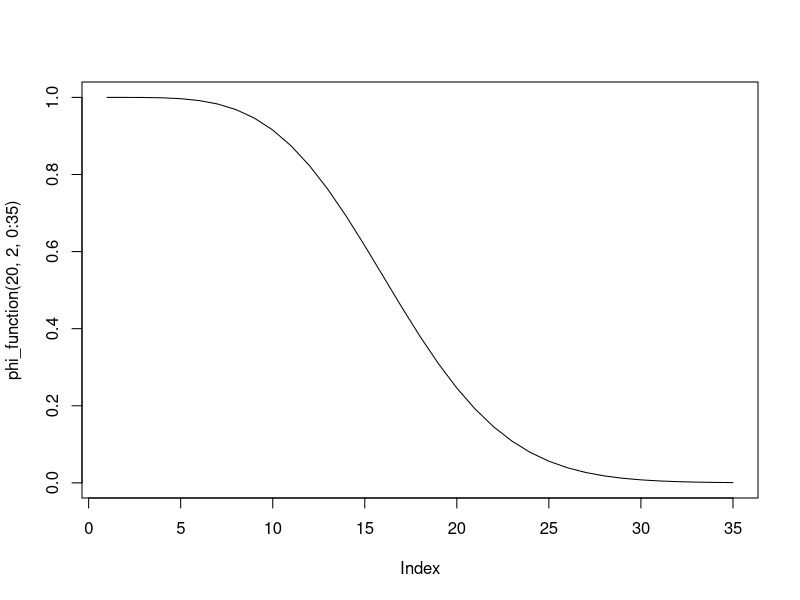
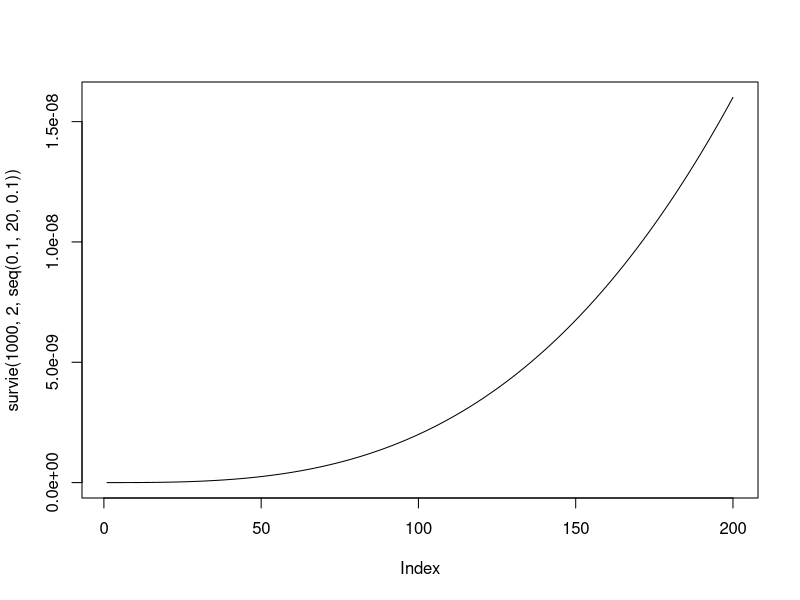
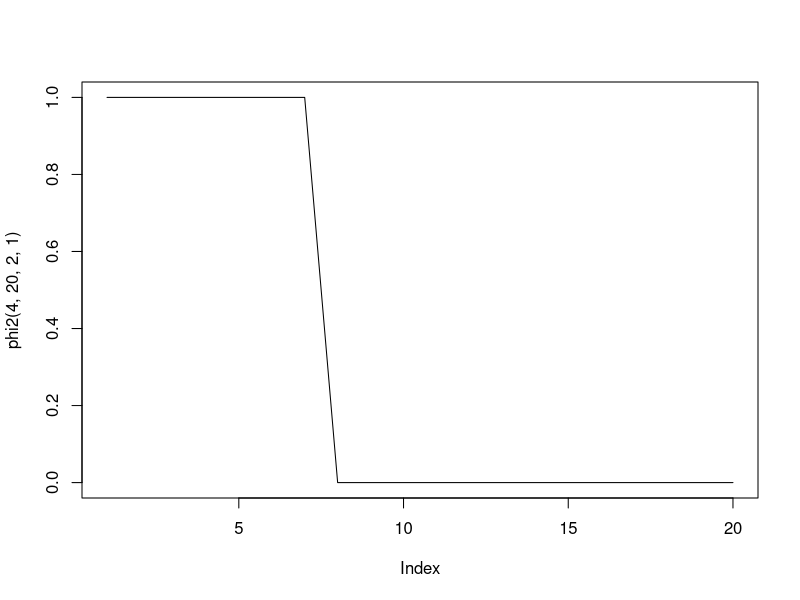

The R script that drew these images, in order: (Note: this script raises an error after producing the figures.)
# TP 1 

## Question 1

phi <- function(x){
  rep <- ((x[3]*(1-(1-x[1])*(1-x[2]))*(1-(1-x[4])*(1-x[5])))+(1-x[3])*(1-(1-x[1]*x[4])*(1-x[2]*x[5])))*(1-(1-x[6]*x[7])*(1-x[8])*(1-x[9]))
  return(rep)
}

# question 2

phi_function <- function(lambda, beta, t){
  R1 <- 1-pweibull(t, shape = beta, scale = lambda)
  R2 <- 1-pweibull(t, shape = beta, scale = lambda)
  R3 <- 1-pweibull(t, shape = beta, scale = lambda)
  R4 <- 1-pweibull(t, shape = beta, scale = lambda)
  R5 <- 1-pweibull(t, shape = beta, scale = lambda)
  R6 <- 1-pweibull(t, shape = beta, scale = lambda)
  R7 <- 1-pweibull(t, shape = beta, scale = lambda)
  R8 <- 1-pweibull(t, shape = beta, scale = lambda)
  R9 <- 1-pweibull(t, shape = beta, scale = lambda)
  rep <- ((R3[t]*(1-(1-R1[t])*(1-R2[t]))*(1-(1-R4[t])*(1-R5[t])))+(1-R3[t])*(1-(1-R1[t]*R4[t])*(1-R2[t]*R5[t])))*(1-(1-R6[t]*R7[t])*(1-R8[t])*(1-R9[t]))
  return(rep)
}




## Question 3

plot(phi_function(20,2, 0:35), type = 'l')

## Question 4

survie <- function(lambda, beta, t){
  R1 <- 1-pweibull(t, shape = beta, scale = lambda)
  R2 <- 1-pweibull(t, shape = beta, scale = lambda)
  R3 <- 1-pweibull(t, shape = beta, scale = lambda)
  R4 <- 1-pweibull(t, shape = beta, scale = lambda)
  R5 <- 1-pweibull(t, shape = beta, scale = lambda)
  R6 <- 1-pweibull(t, shape = beta, scale = lambda)
  R7 <- 1-pweibull(t, shape = beta, scale = lambda)
  R8 <- 1-pweibull(t, shape = beta, scale = lambda)
  R9 <- 1-pweibull(t, shape = beta, scale = lambda)
  rep <- -log(((R3[t]*(1-(1-R1[t])*(1-R2[t]))*(1-(1-R4[t])*(1-R5[t])))+(1-R3[t])*(1-(1-R1[t]*R4[t])*(1-R2[t]*R5[t])))*(1-(1-R6[t]*R7[t])*(1-R8[t])*(1-R9[t]))/t)
  # rep <- -log(rep)/t
  return(rep)
  # rep <- -log(1 - phi_function(lambda, beta, t))/t
}

survie <- function(lambda, beta, t){
  rep=NULL
  for(i in 1:length(t)){
    R1 <- 1-pweibull(t[i], shape = beta, scale = lambda)
    R2 <- 1-pweibull(t[i], shape = beta, scale = lambda)
    R3 <- 1-pweibull(t[i], shape = beta, scale = lambda)
    R4 <- 1-pweibull(t[i], shape = beta, scale = lambda)
    R5 <- 1-pweibull(t[i], shape = beta, scale = lambda)
    R6 <- 1-pweibull(t[i], shape = beta, scale = lambda)
    R7 <- 1-pweibull(t[i], shape = beta, scale = lambda)
    R8 <- 1-pweibull(t[i], shape = beta, scale = lambda)
    R9 <- 1-pweibull(t[i], shape = beta, scale = lambda)
    rep[i] <- -log(((R3*(1-(1-R1)*(1-R2))*(1-(1-R4)*(1-R5)))+(1-R3)*(1-(1-R1*R4)*(1-R2*R5)))*(1-(1-R6*R7)*(1-R8)*(1-R9)))/t[i]
  }
  return(rep)
}


survie(100, 2, seq(0.1, 20, 0.1))
plot(survie(1000, 2, seq(0.1, 20, 0.1)), type = 'l')

# Question 5 
# simulation d'une loi de weibull avec la méthode des quantile. 


# Question 5 

inverse_pweibull <- function(lambda, beta, u){
  rep <- lambda*(-(log(1-u)^(1/beta)))
  return(rep)
}

phi2 <- function(a, n, lambda, beta){
  t <- seq(0, a,length.out =n)
  y <- rep(0,n)
  u <- runif(9,0,1)
  x <- matrix(0, nrow = n, ncol = 9)
  
  for(i in 1:n){
    for(j in 1:9){
      if(t[i] < (lambda*(-log(u[j]))^(1/beta))){
        x[i,j] <- 1
      }
    }
    y[i] <- phi(x[i,])
  }
  return(y)
}
phi2(4,20,2,1)
plot(phi2(4,20,2,1),type="l")

# question 6 

phi23 <- function(a, n, lambda, beta){
  t <- seq(0, a,length.out =n)
  y <- rep(0,n)
  u <- runif(9,0,1)
  x <- matrix(0, nrow = n, ncol = 9)
  for(i in 1:n){
    for(j in 1:9){
      if(t[i] < (lambda*(-log(u[j]))^(1/beta))){
        x[i,j] <- 1
      }
      
    }
    if (x[i,j]==0) { break }
    
  }
  return(i-1)
}
phi23(4,36,2,1)

# question 7

n_realisation_T<-function(a, n, lambda, beta,ntot){
  vect=NULL
  for(i in 1:ntot){
    vect[i]=phi23(a, n, lambda, beta)
  }
  return(vect)
}
n_realisation_T(4,36,2,1,40)
sum(n_realisation_T(4,36,2,1,40))

mu=function(a, n, lambda, beta,ntot){
  v=n_realisation_T(a, n, lambda, beta,ntot)
  1/ntot*sum(v)
}
mu(4,36,2,1,40)

######### 
# Exercice 1

phi <- function(x){
  rep <- (1-x[5])*(1-(1-x[1]*x[3])*(1-x[2]*x[4]))*x[6]*(1-(1-x[7]*x[10])*(1-x[8]*x[9]))+x[5]*(1-(1-x[1])*(1-x[2]))*(1-(1-x[3])*(1-x[4]))*x[6]*(1-(1-x[7]*x[10])*(1-x[8]*x[9]))
  return(rep)
}
phi(c(0,1,1,1,0,1,0,1,1,0))

## Exercice 2

lambda = 5
beta = 5
t <- seq(0, 30, 0.1)
X <- matrix(data = rep(0, 10*length(t)), ncol = 10, nrow = length(t))
S <- rep(0,length(t))
u <- runif(10, 0, 1)

for(i in 1:length(t)){
  for(j in 1:10){
    if(t[i] < (lambda*(-log(u[j]))^(1/beta))){
      X[i,j] <- 1
    }
  }
  S[i] <- phi(X[i,])
}

# Exercice 3
u=seq(0, 4,length.out =40)
u[1]<u[2]
phi2 <- function(a, n, lambda, beta,inter){
  t <- seq(0, a,length.out =n)
  y <- rep(0,n)
  u <- runif(10,0,1)
  x <- matrix(0, nrow = n, ncol = 10)
  
  for(i in 1:n){
    for(j in 1:10){
      if(t[i] < (lambda*(-log(u[j]))^(1/beta))){
        x[i,j] <- 1
      }
    }
    
    if(fonction_interval(n,inter,i)==1){ 
      if(x[i,6]==0){
        x[i,6]=1
      }
    }
    
    y[i] <- phi(x[i,])
  }
  return(y)
}
(b=phi2(4,40,5,1,7))
seq(1,40,7)
plot(b,type="l")

fonction_interval=function(n,inter,i){
  t=NULL
  d=NULL
  for (v in seq(1,n,inter)) {
    if(v==i){
      t[v]=1
    }
    else{
      t[v]=0
    }
  }
  t=t[!is.na(t)]
  t
  w=sum(t)
  if(w==0){
    d=0
  }
  else{
   d=1 
  }
  return(d)
}

fonction_interval(20,2,7)
seq(1,20,2)
